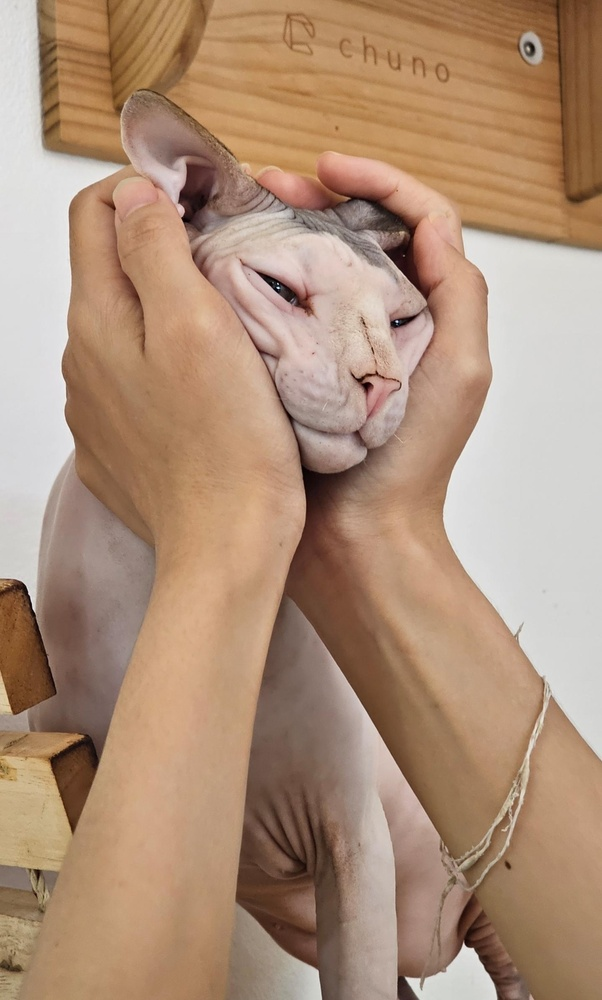
#> input picture images/cat.jpg, 602 x 1000 px, shrunk from 1440 x 2391 before the run
$ python canny_edge_detector.py   (older library calls are emulated)
#> lines starting #> are read from the running program, lines starting #| are printed output that depends on the picture
import cv2
import numpy as np
import matplotlib.pyplot as plt
import os

gray = None          # ภาพขาวดำ
blur = None          # ภาพหลังเบลอด้วย Gaussian
G = None             # Gradient magnitude จาก Sobel
theta = None         # ทิศทางของ gradient
nms = None           # ผลจาก Non-Maximum Suppression
dt = None            # ผลจาก Double Threshold
weak = None          # ค่า intensity ของขอบแบบ weak
strong = None        # ค่า intensity ของขอบแบบ strong
final = None         # ภาพขอบสุดท้ายหลัง hysteresis


def grayscale_image(image_path):
    """
    ฟังก์ชันนี้ใช้สำหรับ:
    - โหลดภาพจากพาธที่ระบุ
    - แปลงเป็นภาพขาวดำ (Grayscale)
    - บันทึกผลลัพธ์ใน ../result/grayscale_pic.jpg
    """
#> called with image_path = '../images/cat.jpg'
    global gray

    # โหลดภาพ
    img = cv2.imread(image_path)
#> img is the input picture: shape (1000, 602, 3); mean B, G, R 121.1, 144.4, 174.6

    # แปลงเป็นขาวดำ
    gray = cv2.cvtColor(img, cv2.COLOR_BGR2GRAY)

    # สร้างโฟลเดอร์ result ถ้ายังไม่มี
    os.makedirs('../result', exist_ok=True)

    # บันทึกภาพ
    cv2.imwrite('../result/grayscale_pic.jpg', gray)

    # แสดงภาพ
    plt.imshow(gray, cmap='gray')
    plt.title('Grayscale Image')
    plt.axis('off')
    plt.show()


# --------------------------------------------------------------
def gaussian_kernel(size=21, sigma=5):
    """
    ฟังก์ชันนี้ใช้สำหรับ:
    - สร้างฟิลเตอร์ Gaussian สำหรับการเบลอภาพ
    - size คือขนาด kernel (ต้องเป็นเลขคี่)
    - sigma คือค่าการกระจาย (ยิ่งมากยิ่งเบลอ)
    """
    ax = np.linspace(-(size - 1) / 2., (size - 1) / 2., size)
    xx, yy = np.meshgrid(ax, ax)
    kernel = np.exp(-(xx**2 + yy**2) / (2. * sigma**2))
    return kernel / np.sum(kernel)


# --------------------------------------------------------------
def apply_gaussian_blur():
    """
    ฟังก์ชันนี้ใช้สำหรับ:
    - เบลอภาพด้วย Gaussian Filter เพื่อลดสัญญาณรบกวน (Noise)
    - บันทึกผลลัพธ์ใน ../result/blur_pic.jpg
    """
    global blur

    # โหลดภาพ grayscale ที่ได้จากขั้นตอนก่อนหน้า
    img = cv2.imread('../result/grayscale_pic.jpg')
#> img: shape (1000, 602, 3); min 0, max 242, mean 150.8
    if img is None:
        print("❌ not found grayscale image")
        return

    # แปลงเป็น grayscale อีกครั้งเพื่อความแน่ใจ
    gray_local = cv2.cvtColor(img, cv2.COLOR_BGR2GRAY)

    # สร้าง Gaussian Kernel
    kernel = gaussian_kernel()

    # ทำการเบลอภาพ
    blur = cv2.filter2D(gray_local, -1, kernel) # ทำการ convolution
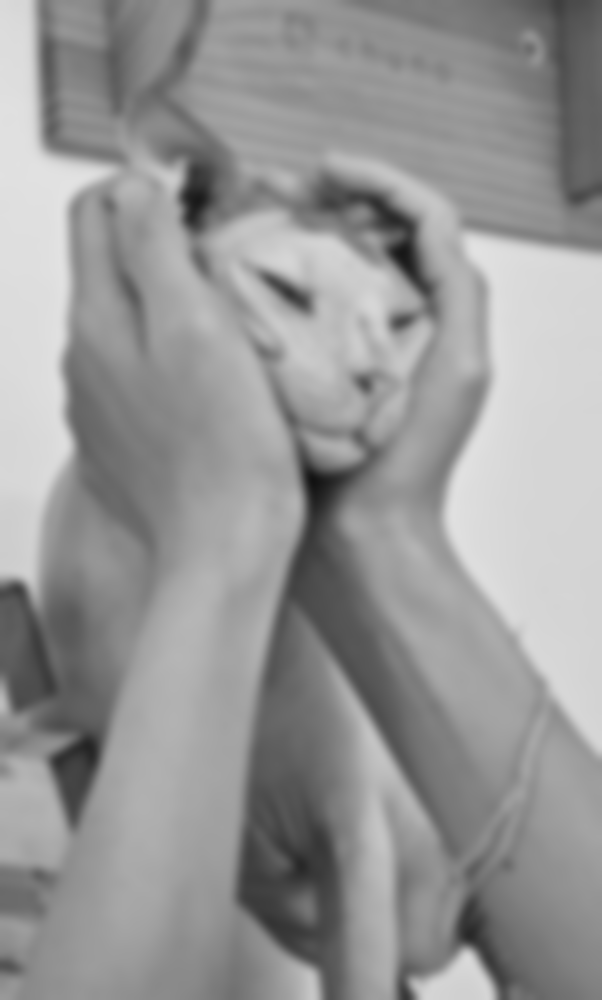
#> blur: shape (1000, 602); min 18, max 226, mean 150.8

    # บันทึกภาพ
    cv2.imwrite('../result/blur_pic.jpg', blur)

    # แสดงผล
    plt.imshow(blur, cmap='gray')
    plt.title('Gaussian Blur')
    plt.axis('off')
    plt.show()


# --------------------------------------------------------------
def sobel_edge_detection():
    """
    ฟังก์ชันนี้ใช้สำหรับ:
    - ตรวจจับขอบภาพด้วย Sobel Operator
    - คำนวณทั้ง Gradient Magnitude (G) และ Gradient Direction (theta)
    - บันทึกผลลัพธ์ใน ../result/sobel_edge_pic.jpg
    """
    global G, theta

    # โหลดภาพที่เบลอแล้ว
    img = cv2.imread('../result/blur_pic.jpg', cv2.IMREAD_GRAYSCALE)
#> img: shape (1000, 602); min 17, max 227, mean 150.8
    if img is None:
        print("❌ not found blur image")
        return

    # Sobel Kernels
    Kx = np.array([[-1,0,1],
                   [-2,0,2],
                   [-1,0,1]])
    Ky = np.array([[1,2,1],
                   [0,0,0],
                   [-1,-2,-1]])

    # คำนวณ Gradient
    Gx = cv2.filter2D(img, cv2.CV_64F, Kx) # ทำการ convolution
    plt.imshow(Gx, cmap='gray')
    plt.title('Sobel Gradient X-axis')
    plt.axis('off')
    plt.show()
    Gy = cv2.filter2D(img, cv2.CV_64F, Ky) # ทำการ convolution
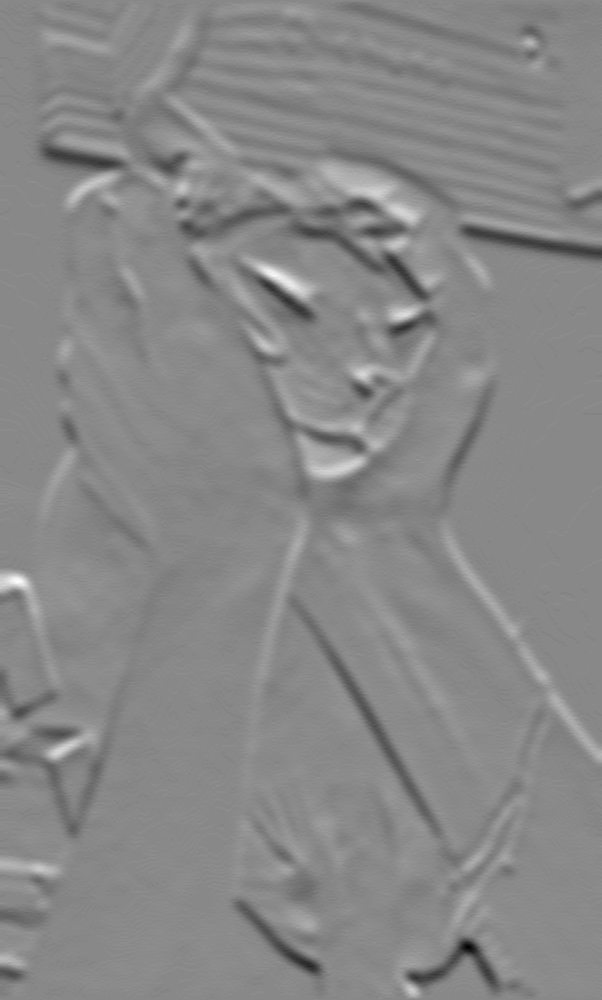
#> Gy: shape (1000, 602) float64; min -112, max 98, mean -0.1; drawn with min black and max white
    plt.imshow(Gy, cmap='gray')
    plt.title('Gradient Y-axis')
    plt.axis('off')
    plt.show()

    # ขนาดของ Gradient (Magnitude)
    G = np.hypot(Gx, Gy)
    G = G / G.max() * 255
    G = G.astype(np.uint8)

    # ทิศทางของ Gradient (Direction)
    theta = np.arctan2(Gy, Gx)
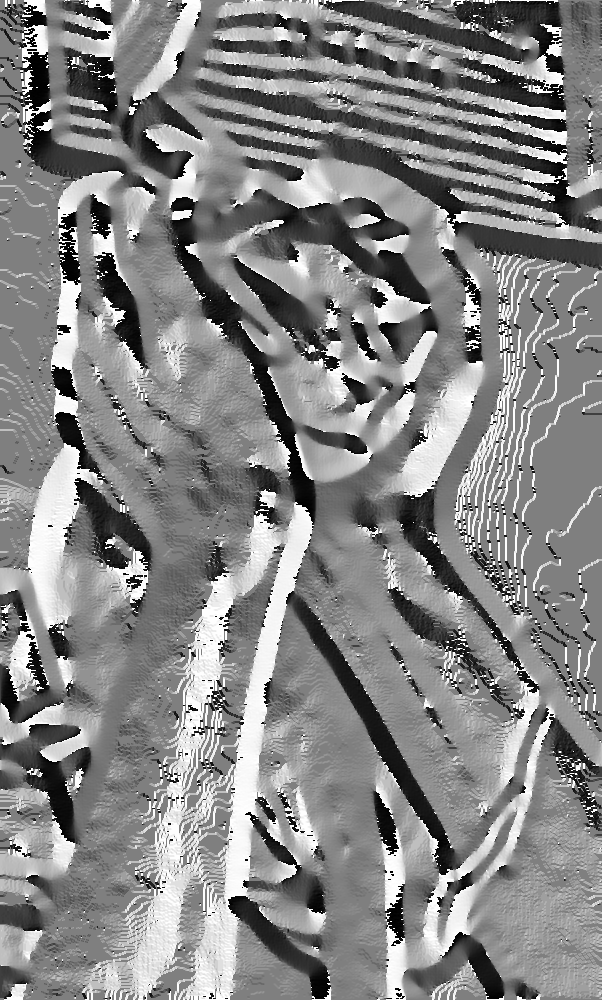
#> theta: shape (1000, 602) float64; min -3.13, max 3.14, mean 0.158; drawn with min black and max white

    # บันทึกผล
    cv2.imwrite('../result/sobel_edge_pic.jpg', G)

    # แสดงภาพ
    plt.imshow(G, cmap='gray')
    plt.title('Sobel Gradient Magnitude')
    plt.axis('off')
    plt.show()


# --------------------------------------------------------------
def non_maximum_suppression():
    """
    ฟังก์ชันนี้ใช้สำหรับ:
    - ทำให้เส้นขอบบางลง โดยเก็บเฉพาะพิกเซลที่มีค่า gradient มากที่สุดในทิศทางเดียวกัน
    - บันทึกผลใน ../result/nms_pic.jpg
    """
    global nms

    M, N = G.shape
#> M = 1000; N = 602
    Z = np.zeros((M, N), dtype=np.uint8)

    # แปลงมุมจาก radian → degree
    angle = theta * 180.0 / np.pi
    angle[angle < 0] += 180
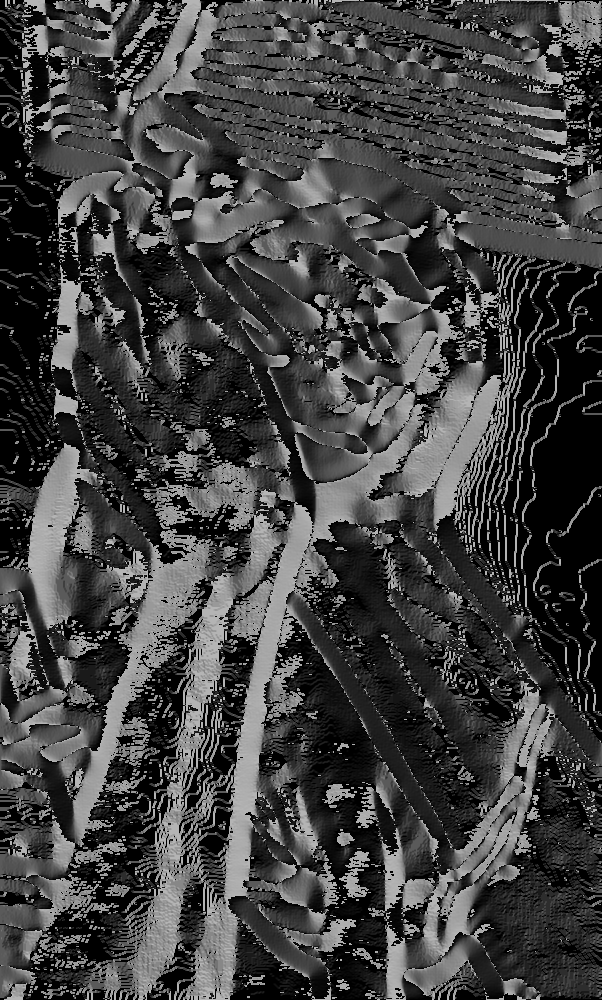
#> angle: shape (1000, 602) float64; min 0, max 180, mean 66.1

    for i in range(1, M-1):
        for j in range(1, N-1):
            q = 255
            r = 255

            # ตรวจทิศทางของ gradient แล้วเทียบค่าข้างเคียง
            if (0 <= angle[i,j] < 22.5) or (157.5 <= angle[i,j] <= 180):
                q = G[i, j+1]
                r = G[i, j-1]
            elif (22.5 <= angle[i,j] < 67.5):
                q = G[i+1, j-1]
                r = G[i-1, j+1]
            elif (67.5 <= angle[i,j] < 112.5):
                q = G[i+1, j]
                r = G[i-1, j]
            elif (112.5 <= angle[i,j] < 157.5):
                q = G[i-1, j-1]
                r = G[i+1, j+1]

            # เก็บเฉพาะค่าสูงสุด
            if (G[i,j] >= q) and (G[i,j] >= r):
                Z[i,j] = G[i,j]
            else:
                Z[i,j] = 0
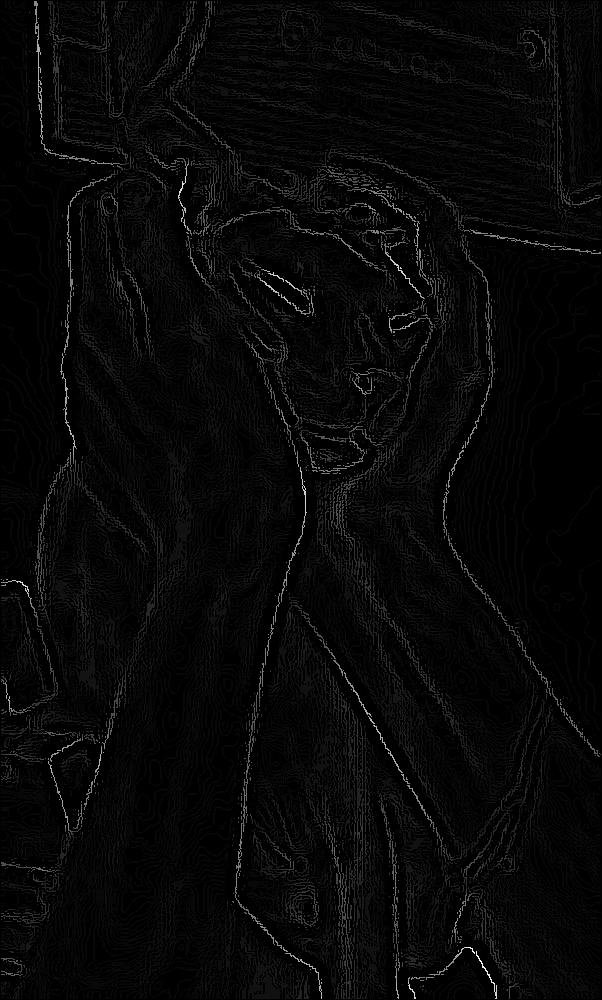
#> Z: shape (1000, 602); min 0, max 255, mean 7.2

    nms = Z
    cv2.imwrite('../result/nms_pic.jpg', nms)

    plt.imshow(nms, cmap='gray')
    plt.title('After Non-Maximum Suppression')
    plt.axis('off')
    plt.show()


# --------------------------------------------------------------
def double_threshold(low_ratio=0.05, high_ratio=0.15):
    """
    ฟังก์ชันนี้ใช้สำหรับ:
    - แยกพิกเซลขอบเป็น 3 ระดับ:
        1. strong (ขอบชัด)
        2. weak (ขอบบาง)
        3. non-edge (ไม่ใช่ขอบ)
    - บันทึกผลใน ../result/double_threshold_pic.jpg
    """
#> called with low_ratio = 0.05, high_ratio = 0.15
    global dt, weak, strong

    high_threshold = nms.max() * high_ratio
#> high_threshold = 38.25
    low_threshold = high_threshold * low_ratio
#> low_threshold = 1.91

    M, N = nms.shape
#> M = 1000; N = 602
    dt = np.zeros((M, N), dtype=np.uint8)

    weak = np.uint8(75)
    strong = np.uint8(255)

    strong_i, strong_j = np.where(nms >= high_threshold)
    weak_i, weak_j = np.where((nms <= high_threshold) & (nms >= low_threshold))

    dt[strong_i, strong_j] = strong
    dt[weak_i, weak_j] = weak

    cv2.imwrite('../result/double_threshold_pic.jpg', dt)
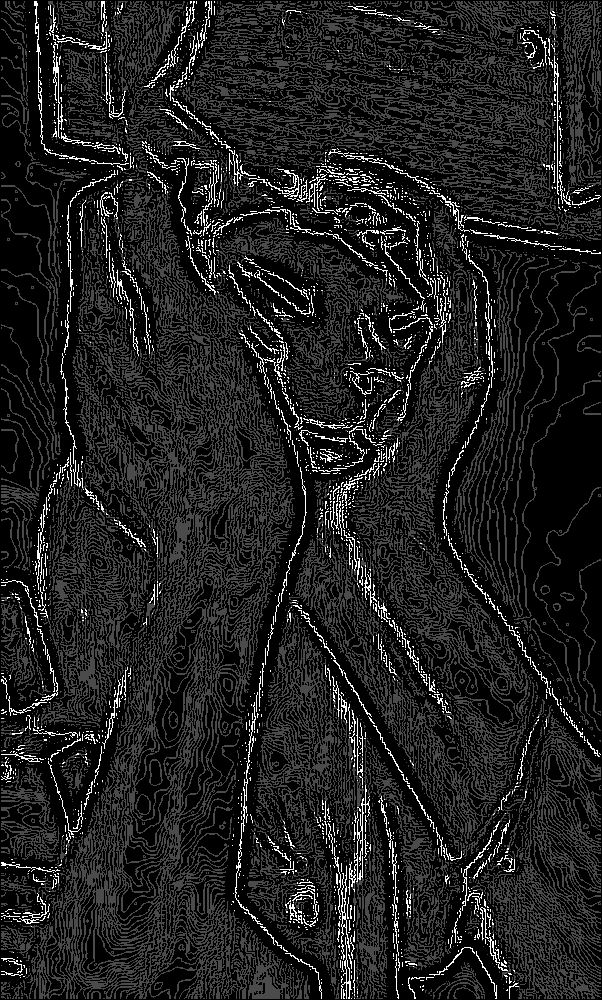
#> saved as double_threshold_pic.jpg: shape (1000, 602); min 0, max 255, mean 31.4

    plt.imshow(dt, cmap='gray')
    plt.title('Double Threshold')
    plt.axis('off')
    plt.show()


# --------------------------------------------------------------
def hysteresis():
    """
    ฟังก์ชันนี้ใช้สำหรับ:
    - ทำ Edge Tracking by Hysteresis
    - ถ้าขอบ weak อยู่ติดกับ strong → ถือว่าเป็นขอบจริง
    - ถ้าไม่ติด → ลบทิ้ง
    - บันทึกผลสุดท้ายใน ../result/final_canny_pic.jpg
    """
    global final

    M, N = dt.shape
    img = dt.copy()

    for i in range(1, M-1):
        for j in range(1, N-1):
            if img[i, j] == weak:
                if np.any(img[i-1:i+2, j-1:j+2] == strong):
                    img[i, j] = strong
                else:
                    img[i, j] = 0

    final = img
    cv2.imwrite('../result/final_canny_pic.jpg', final)
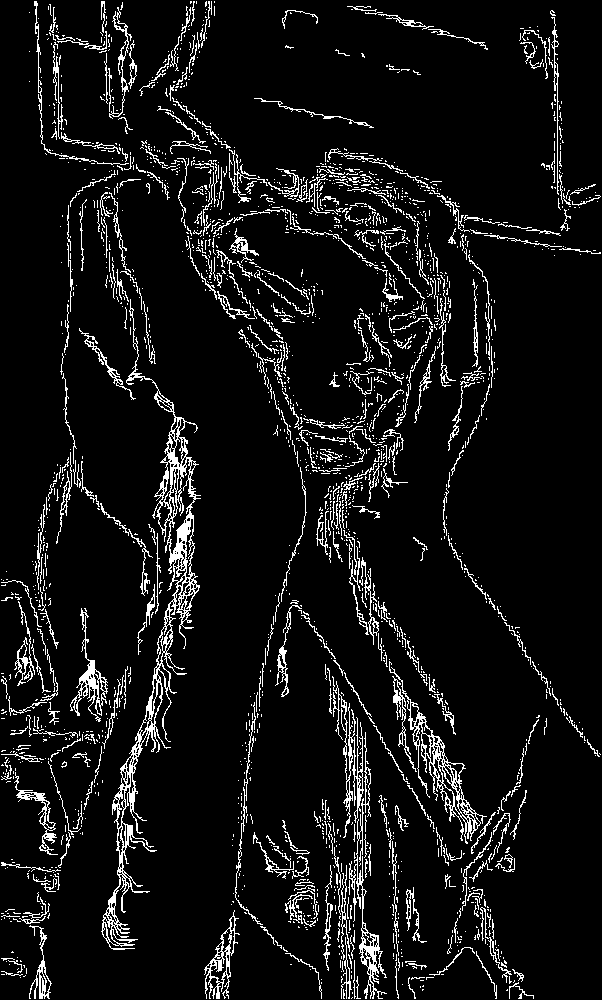
#> saved as final_canny_pic.jpg: shape (1000, 602); 7.6% white in thin lines or dots

    plt.imshow(final, cmap='gray')
    plt.title('Final Canny Edge Detection')
    plt.axis('off')
    plt.show()


# --------------------------------------------------------------
if __name__ == "__main__":
    # 🔹 ขั้นตอนการทำงานทั้งหมด
    grayscale_image('../images/cat.jpg')
    apply_gaussian_blur()
    sobel_edge_detection()
    non_maximum_suppression()
    double_threshold()
    hysteresis()

    print("Canny Edge Detection Completed! Results saved in '../result/'")
